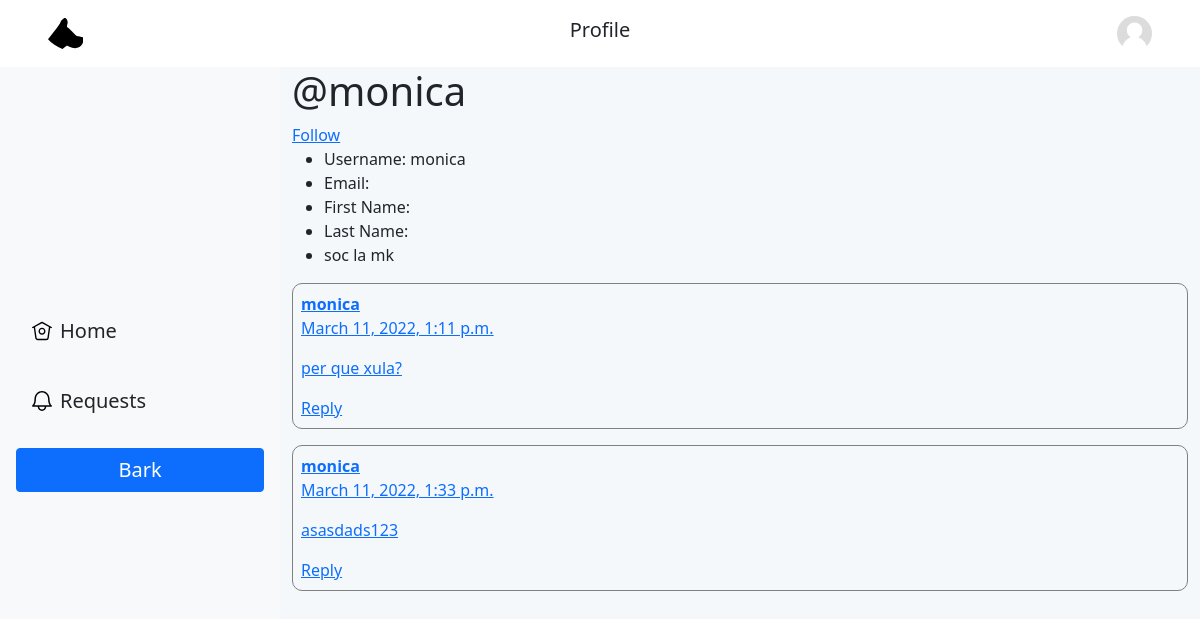
Page /monica/ (signed in) on the earlier database version.
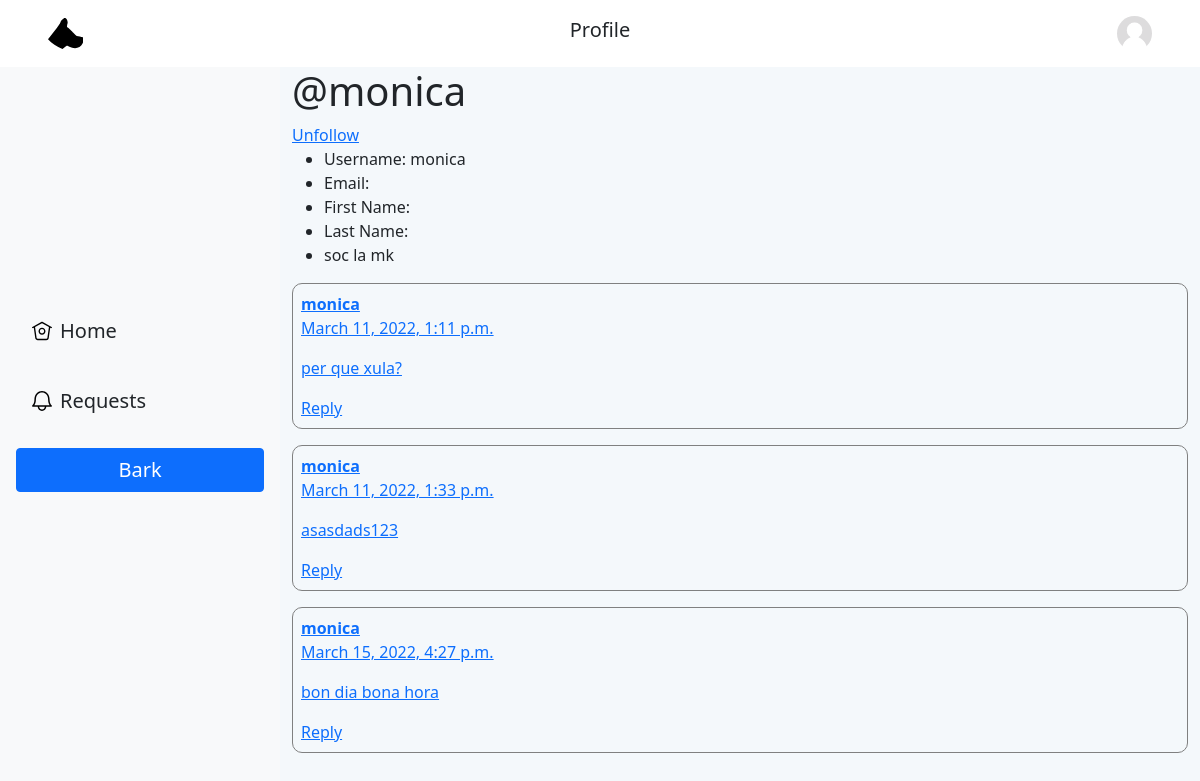
Same page on the later database version.
### BarkerApp/models.py (models this page shows, shortened)
class Bark(models.Model):
	reply_to = models.ForeignKey("self", blank=True, null=True, on_delete=models.SET_NULL, related_name='parent_bark')
	author = models.ForeignKey(Profile, null=True, on_delete=models.SET_NULL)
	text = models.TextField(max_length=280)
	media = models.ImageField(upload_to="barks_media/", null=True, blank=True)
	date = models.DateTimeField(default=datetime.now)
	replies = models.ManyToManyField("self", blank=True, symmetrical=False)

class Profile(models.Model):
	user = models.OneToOneField(User, on_delete=models.CASCADE, primary_key=True)
	bio = models.CharField(max_length=160)
	avatar = models.ImageField(upload_to="profiles_avatar/",blank=True, null=True)
	connected_profiles = models.ManyToManyField("self", blank=True)
	def __str__(self) -> str:
		return self.user.username
	def get_absolute_url(self):
		return reverse('profile', kwargs={'username':self})

### BarkerApp/views.py (the view)
# urls.py: path('<username>/', views.get_profile_view, name='profile'),
def get_profile_view(request, username):
    user = get_object_or_404(User, username=username)
    barks = Bark.objects.filter(author=user.profile)
    if request.user.profile.connected_profiles.filter(user=user).exists():
        status = 'unfollow'
    elif Request.objects.filter(sender=user.profile, reciver=request.user.profile).exists():
        status = 'accept'
    elif Request.objects.filter(sender=request.user.profile, reciver=user.profile).exists():
        status = 'cancel'
    else:
        status = 'follow'
    context = {
        'user': user,
        'status': status,
        'barks': barks
    }
    return render(request, 'profile/profile.html', context)

### BarkerApp/templates/profile/profile.html (shortened to what this page needs)
{% extends "base.html" %}
{% load static %}
{% block body %}
<h1>@{{user}}</h1>
{% if user == request.user %}
<a href="/edit_profile/">Edit profile</a>
{% else %}
<a href="/{{status}}/{{user}}">{{ status|title }}</a>
{% endif %}
<ul>
	<li>Username: {{user.username}}</li>
	<li>Email: {{user.email}}</li>
	<li>First Name: {{user.first_name}}</li>
	<li>Last Name: {{user.last_name}}</li>
	<li>{{user.profile.bio}}</li>
</ul>
{% if barks %}
{% for bark in barks %}
	{% with template_name="bark/bark_component.html" %}
		{% include template_name %}
	{% endwith %}
{% endfor %}
{% endif %}
{% endblock %}

### BarkerApp/templates/bark/bark_component.html (shortened to what this page needs)
<a href="/bark/{{bark.id}}">
  <div class="bark">
    <b>{{bark.author.user.username}}</b>
    <p>{{bark.date}}</p>
    <p>{{bark.text}}</p>
    <a class="reply" href="/reply_bark/{{bark.id}}">Reply</a>
  </div>
</a>

Differences in the rows shown:
added Bark: author.user.username "monica", date "March 15, 2022, 4:27 p.m.", text "bon dia bona hora"
Other differences:
{{ status|title }}: "Follow" → "Unfollow"
